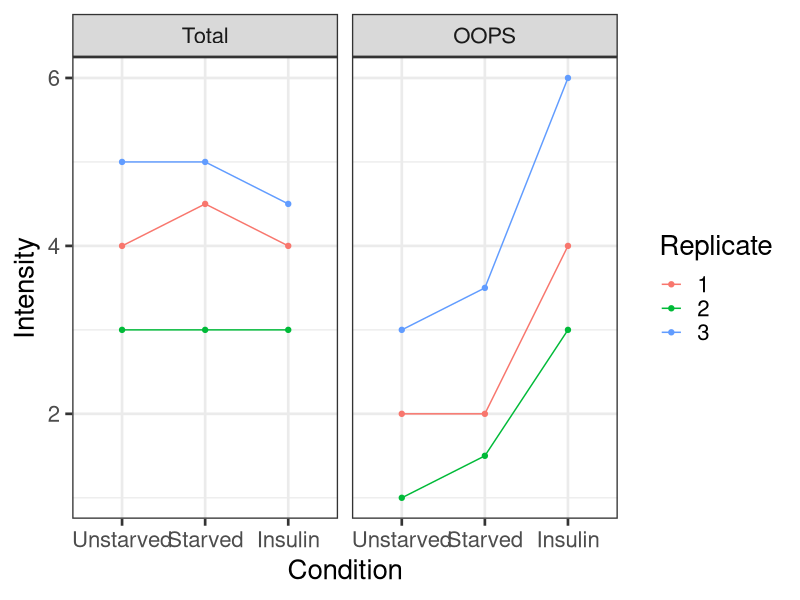

This figure's R source:
## ---- chunk 1
library(ggplot2)
library(tidyverse)
theme_set(theme_bw(base_size = 20))
## ---- chunk 2
df <- data.frame("Replicate"=factor(rep(c(rep(1,3), rep(2,3), rep(3,3)),2)),
                 "Condition"=factor(rep(rep(c("Unstarved", "Starved", "Insulin"), 3),2),
                                    levels=c("Unstarved", "Starved", "Insulin")),
                 "Type"=factor(rep(c("OOPS", "Total"), each=9), levels=c("Total", "OOPS")),
                 "Intensity"=c(2,2,4,1,1.5,3,3,3.5,6,4,4.5,4,3,3,3,5,5,4.5))



print(df)
## ---- chunk 3
ggplot(df, aes(Condition, Intensity, colour=Replicate, group=Replicate)) +
  geom_point() +
  geom_line() +
  facet_wrap(~Type)
## ---- chunk 4
fit <- df %>%
  filter(Condition %in% c("Starved", "Insulin")) %>%
  lm(formula=Intensity~Condition*Type+Replicate)

print(summary(fit))

